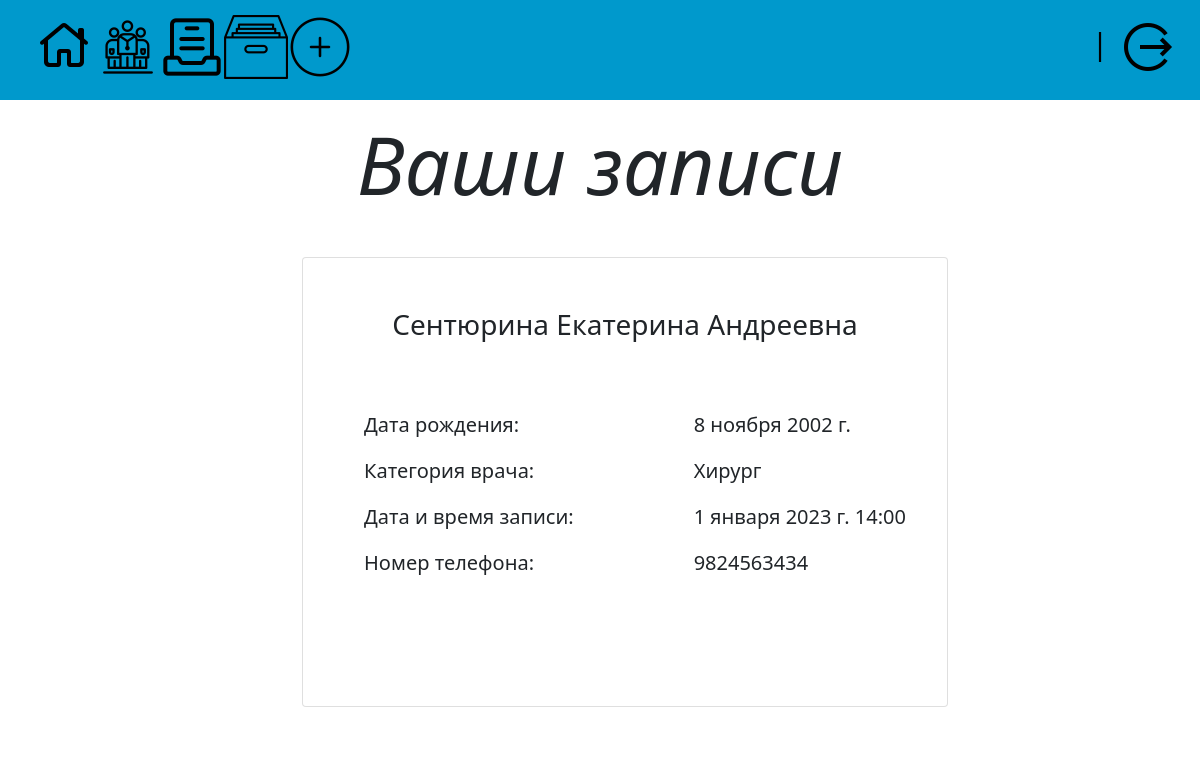
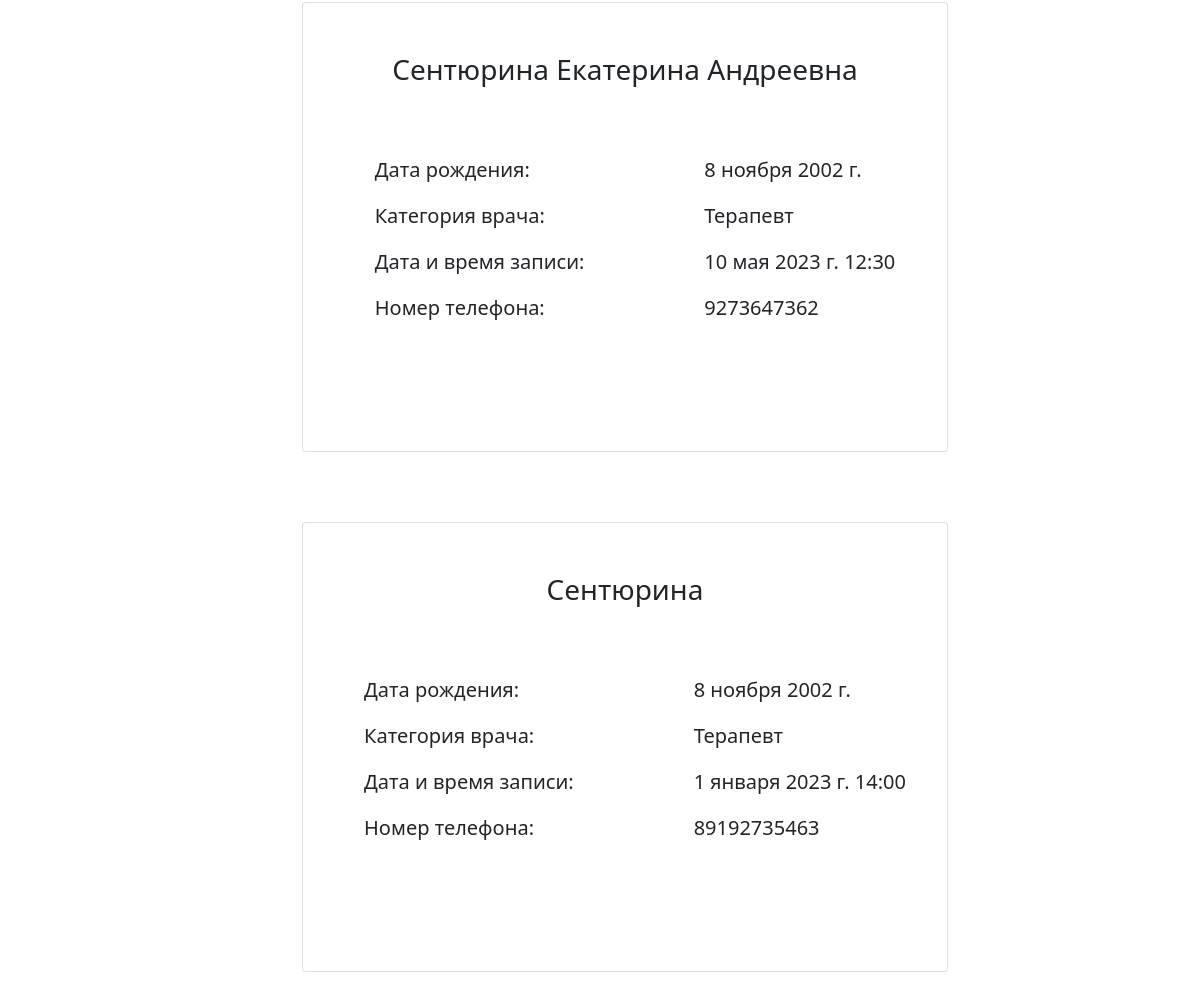
Page /zapis/ on the committed database (2 pictures, top to bottom).
### bd/models.py (models this page shows, shortened)
class Zapis(models.Model):
    FIO = models.CharField('ФИО', max_length=100)
    date_bith = models.DateField('Дата рождения')
    category = models.CharField('Категория врача', max_length=50)
    date = models.DateTimeField('Дата и время записи')
    number = models.IntegerField('Номер телефона')
    class Meta:
        verbose_name = 'Запись на прием'
        verbose_name_plural = 'Запись на прием'

### bd/views.py (the view)
# urls.py: path('', views.zapis, name='zapis'),
def zapis (request):
    zapis = Zapis.objects.all()
    return render(request, 'bd/zapis.html', {'zapis' : zapis})

### bd/templates/bd/zapis.html (shortened to what this page needs)
{% extends 'main/shablon.html' %}
{% block content%}
    <h1 class="header-zap">Ваши записи</h1>
    {% if zapis %}
        {% for el in zapis %}
            <div class="alert">
                <div class="card">
                    <h3 class="header-fio">{{ el.FIO }}</h3>
                    <div class="all">
                        <div class="zapisi">
                        <p>{{ el.date_bith}}</p>
                        <p>{{ el.category }}</p>
                        <p>{{ el.date}}</p>
                        <p>{{ el.number}}</p>
                    </div>
                    <div class="text-zapisi">
                        <p>Дата рождения:</p>
                        <p>Категория врача:</p>
                        <p>Дата и время записи:</p>
                        <p>Номер телефона:</p>
                    </div>
                    </div>
                </div>
            </div>
        {% endfor %}
    {% else %}
     <p>Пока нет записей</p>
    {% endif %}
{% endblock %}

### hospital/static/main/css/style.css (style rules this page uses)
.alert { float: left; clear: both; width: 460px; margin: 20px 34%; text-align: left; font-size: 20px; }
.card, .card-vrach { width: 646px; height: 450px; border: 1px solid; align-items: center; flex-direction: column; padding-top: 50px; position: relative; right: 75px; margin-left: -48px; }
h3 { text-align: center; }
.all, .all-vrach { display: flex; flex-direction: row-reverse; position: relative; top: 60px; }
.zapisi { position: relative; left: 70px; }
.text-zapisi, .text-vrach { position: relative; right: 50px; }
.header-zap { text-align: center; font-weight: 200; font-size: 80px; text-align: center; font-style: italic; }
.header-fio { text-align: center; }

### rows in the picture
Zapis: FIO "Сентюрина Екатерина Андреевна", date_bith "8 ноября 2002 г.", category "Хирург", date "1 января 2023 г. 14:00", number "9824563434"
Zapis: FIO "Cентюрина Екатерина Андреевна", date_bith "8 ноября 2002 г.", category "Терапевт", date "10 мая 2023 г. 12:30", number "9273647362"
Zapis: FIO "Сентюрина", date_bith "8 ноября 2002 г.", category "Терапевт", date "1 января 2023 г. 14:00", number "89192735463"
